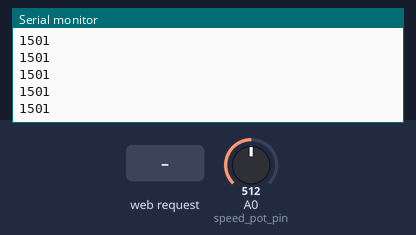
Simulated run of this sketch. Board: ESP8266 (NodeMCU). Shown: the last lines printed to the serial monitor. Inputs (shaded band) come from the test bench; at power-on: A0 (speed_pot_pin) = 512. EEPROM starts erased.

Above: at 1.2 s.
1.3 s: A0 (speed_pot_pin) set to 716
At 1.41 s:
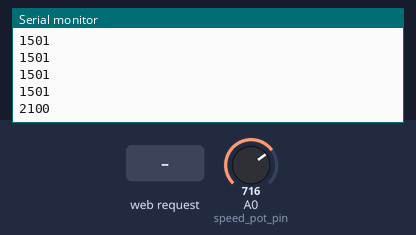
2.8 s: HTTP request GET /sendsen?mytxt=120 received
At 3.01 s:
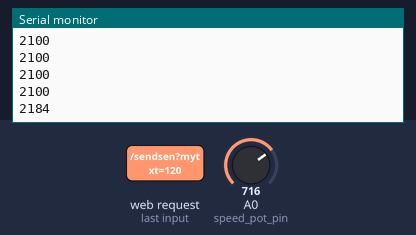
4.3 s: A0 (speed_pot_pin) set to 900
At 4.32 s:
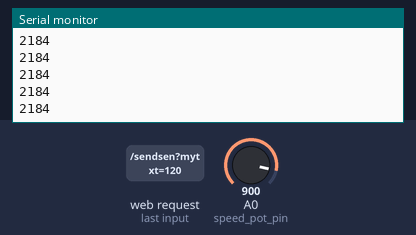
5.8 s: HTTP request GET /sendsen?mytxt=1 received
At 6.02 s:
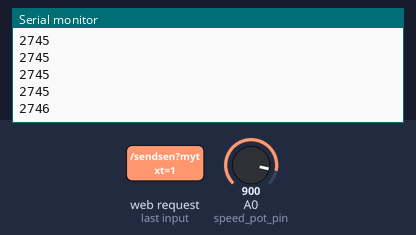
Timing chart, 0 to 8.3 s (numbered marks = the images above; inputs shaded):
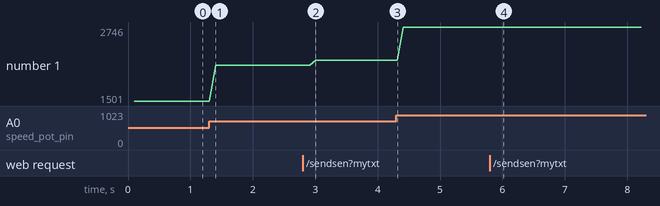

The sketch:

main.ino
```cpp
// by vu3ave // Anish VR, North Paravur
// include index.h file while compiling

#include <EEPROM.h>
#include <ESP8266WiFi.h>
#include <WiFiClient.h>
#include <ESP8266WebServer.h>
#include "index.h" //Our HTML webpage contents with javascripts

//SSID and Password of your WiFi router
const char* ssid = "192.168.4.1";
const char* password = "";

ESP8266WebServer server(80); //Server on port 80


// version 1


String data;
void writeString(char add,String data);
String read_String(char add);
String recivedData;


 int gipo0_pin = 0;
 int speed_pot_pin = A0;
 int speed_pot = 0;
 int a0max = 3000;
String message;


//===============================================================
// This routine is executed when you open its IP in browser
//===============================================================
void handleRoot() {
 String s = MAIN_page; //Read HTML contents on index.h
 server.send(200, "text/html", s); //Send web page
}


void handleADATA(){
   message = server.arg("mytxt");
   // Serial.println(message);

    // converting int to string
    String sensor_value = String(speed_pot);

    server.send(200, "text/plane", sensor_value);
}


void handleSENDSEN(){
   message = server.arg("mytxt");
   // Serial.println(message);

 a0max = a0max + message.toInt();
    server.send(200, "text/plane", message);
}


//==============================================================
//                  SETUP
//==============================================================
void setup(void){

  Serial.begin(115200);
  EEPROM.begin(512);
  WiFi.softAP(ssid, password);

  IPAddress myIP = WiFi.softAPIP();
  Serial.print("AP IP address: ");
  Serial.println(myIP);


  server.on("/", handleRoot);      //Which routine to handle at root location. This is display page

  server.on("/adata", handleADATA);

   server.on("/sendsen", handleSENDSEN);


  server.begin();                  //Start web server

  Serial.println("");
  Serial.println("HTTP server started");


  Serial.print("EEPROM length: ");
  Serial.println(EEPROM.length());

   pinMode( gipo0_pin, INPUT);


}//setup


//==============================================================
//                     LOOP
//==============================================================
void loop(void){


   speed_pot = (map(analogRead(speed_pot_pin), 0, 1023, 0, a0max));


   server.handleClient();          //Handle client requests


   delay(100);

Serial.println(speed_pot);
Serial.println();


}
```

Source omitted: index.h (35401 bytes)

Measured:
- after the input at 1.3 s, the serial monitor: prints a new line after 0.10 s (image 1)
- after the input at 2.8 s, the serial monitor: prints a new line after 0.21 s (image 2)
- after the input at 5.8 s, the serial monitor: prints a new line after 0.22 s (image 4)
- plotted number 1: 1501 → 2100 after the input at 1.3 s, 2100 → 2184 after the input at 2.8 s, 2184 → 2745 after the input at 4.3 s, 2745 → 2746 after the input at 5.8 s
